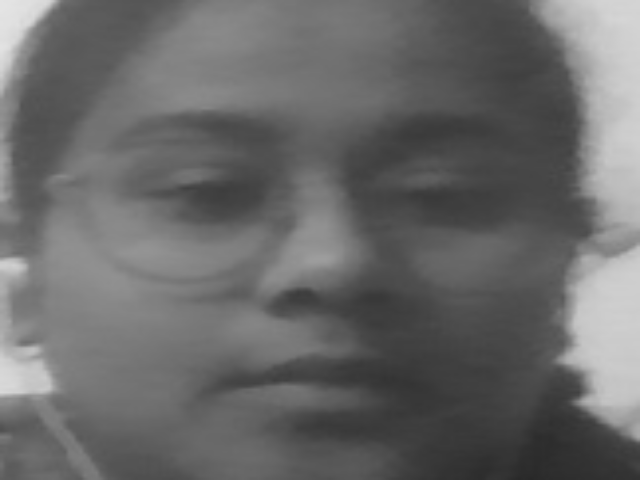
#> input picture Class Projects/Assingment 2/dataset/Shephali/68.png, 640 x 480 px, found by its file name
$ python face_detect.py
#> lines starting #> are read from the running program, lines starting #| are printed output that depends on the picture; after the words box and inside, x2 and y2 are one past the last pixel; in counts of white or black regions, pixels touching at a corner belong together
import cv2
import os
import numpy as np

#use of pre-trained module designed for detecting frontal faces
haar_file = "haarcascade_frontalface_default.xml"

#path to dataset contains images of faces
datasets = 'C:/Users/gvgup/PycharmProjects/pythonProject1/Day 4(facedetect)/dataset'

#assigning values
(images,labels,name,id) = ([],[],{},0)
for(subdirs,dirs,files) in os.walk(datasets):
    for subdir in dirs:
        name[id] = subdir
        subjectpath = os.path.join(datasets,subdir)
        for filename in os.listdir(subjectpath):
            path = os.path.join(subjectpath,filename)
            label = id
            images.append(cv2.imread(path,0))
            labels.append(int(label))
        id += 1
#> id = 1

(images, labels) = [np.array(lists) for lists in [images,labels]]
model = cv2.face.LBPHFaceRecognizer_create()
model.train(images,labels)

face_cascade = cv2.CascadeClassifier(haar_file)
cap = cv2.VideoCapture(0)


while True:
    ret,frame = cap.read()
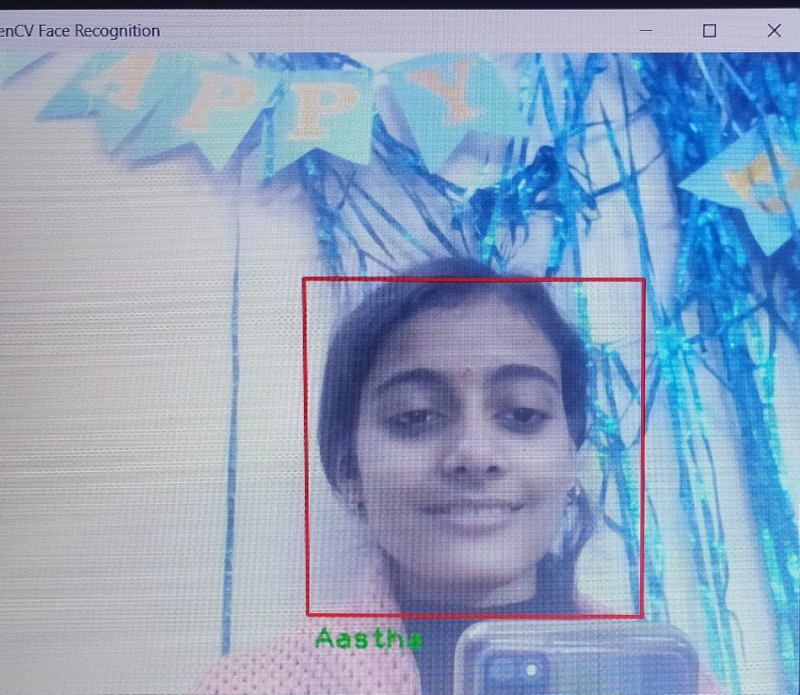
#> input picture Class Projects/Assingment 1/Aastha_1_IT/assignment 1 photo.jpg, 1600 x 1389 px, given in place of the camera (shown at 1/2 size)
#> frame is the input picture: shape (1389, 1600, 3); mean B, G, R 190.2, 163.1, 142.1
    if ret == True:
        img_gray = cv2.cvtColor(frame,cv2.COLOR_BGR2GRAY)
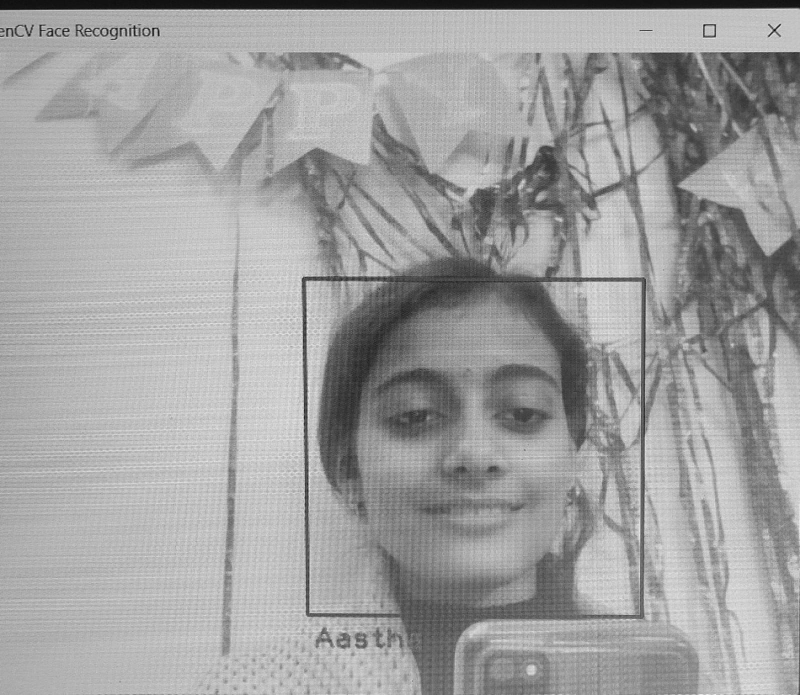
#> img_gray: shape (1389, 1600) (shown at 1/2 size); min 3, max 255, mean 159.9
        faces = face_cascade.detectMultiScale(img_gray,2,5,4)

        for(x,y,w,h) in faces:
            cv2.rectangle(frame,(x,y),(x+w,y+h),(0,255,0),8)
            face = img_gray[y:y+h,x:x+h]
            face_resize = cv2.resize(face,(640,480))
            prediction = model.predict(face_resize)
            if prediction[1]<74:
                cv2.putText(frame,'%s'%(name[prediction[0]].strip()),(x+5,(y+25+h)),cv2.FONT_HERSHEY_PLAIN,1.5,(20,185,20),2)
            else:
                cv2.putText(frame,"Unknown",(x+5,(y+25+h)),cv2.FONT_HERSHEY_PLAIN,1.5,(65,65,255),2)
#> this loop made 1 pass
#> pass 1, `face = img_gray[y:y+h,x:x+h]`:
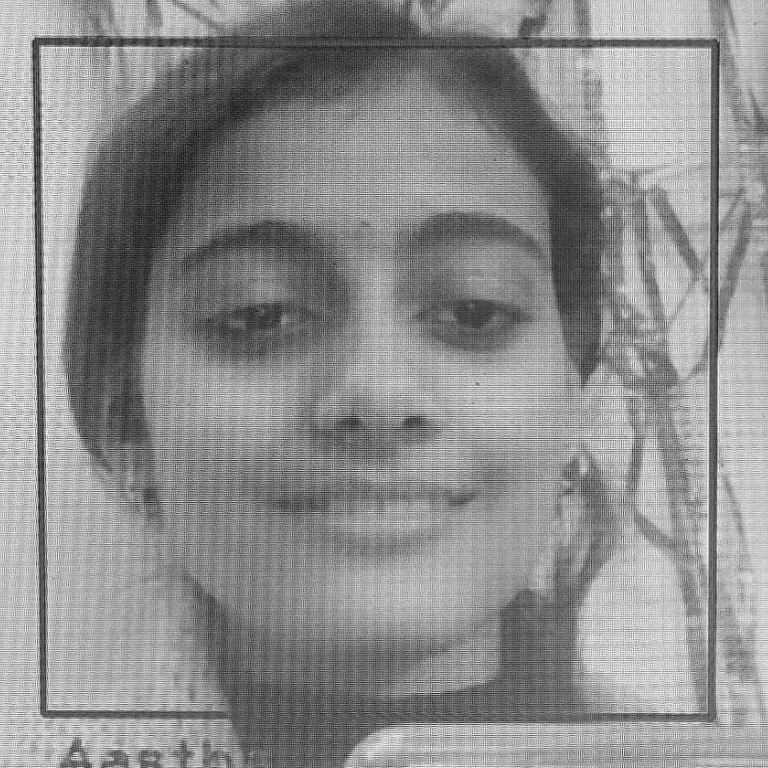
#> face: shape (768, 768); min 8, max 255, mean 141.7
#> pass 1, `face_resize = cv2.resize(face,(640,480))`:
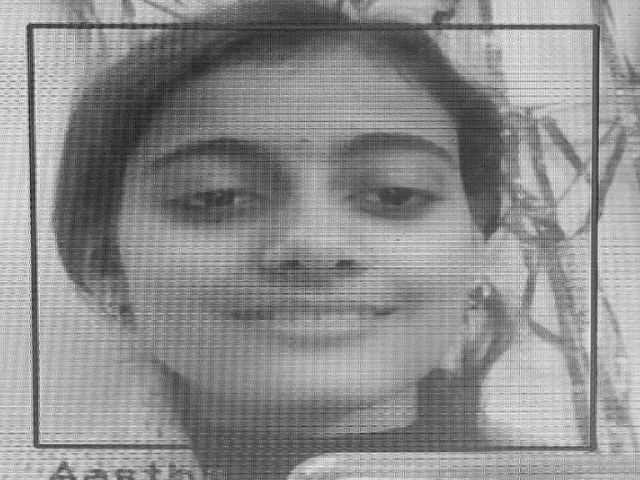
#> face_resize: shape (480, 640); min 23, max 242, mean 141.5
#> after the loop:
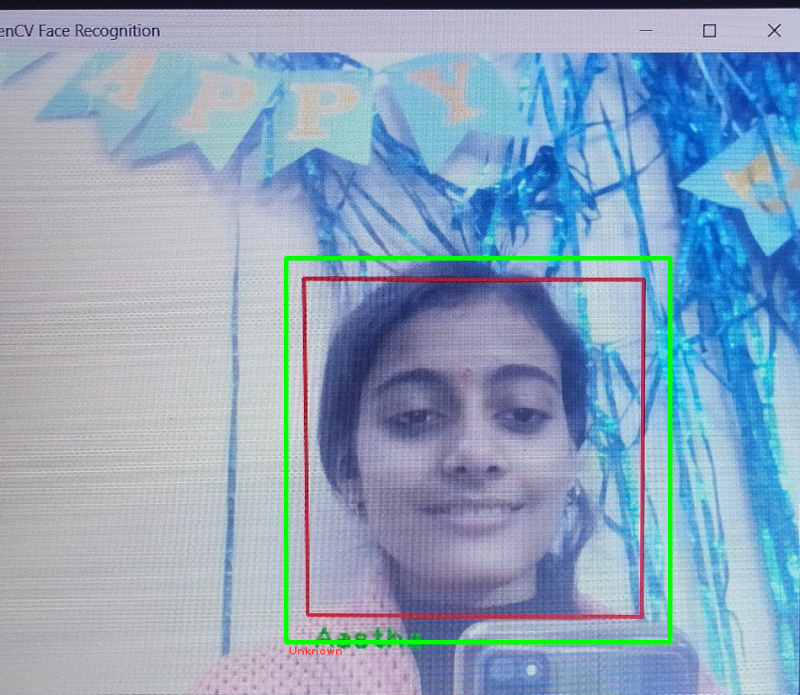
#> frame: shape (1389, 1600, 3) (shown at 1/2 size); 1.27% of pixels changed, all inside (x1, y1, x2, y2) = (568, 512, 1345, 1310)

        cv2.imshow("Face Recognition", frame)
        if cv2.waitKey(1) == ord("q"):
#> (key q is pressed here)
            break

cap.release()
cv2.destroyAllWindows()
